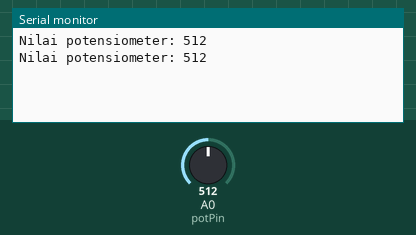
Simulated run of this sketch. Board: Arduino Uno, built with avr-gcc and run on an emulated ATmega328P. Parts: the last lines printed to the serial monitor. The test bench sets the inputs (shaded band); at power-on: A0 (potPin) = 512.

Above: at 1.8 s.
1.9 s: A0 (potPin) set to 716
At 2.7 s:
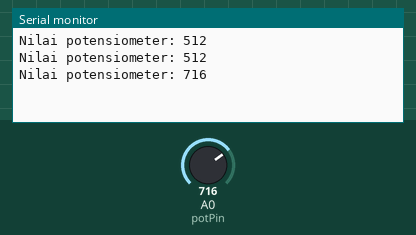
3.4 s: A0 (potPin) set to 900
At 4.8 s:
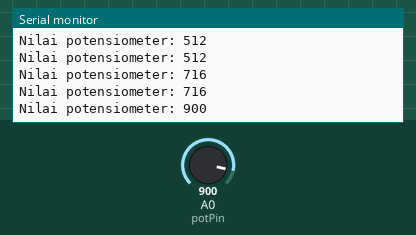
Timing chart, 0 to 6.4 s (numbered marks = the images above; inputs shaded):
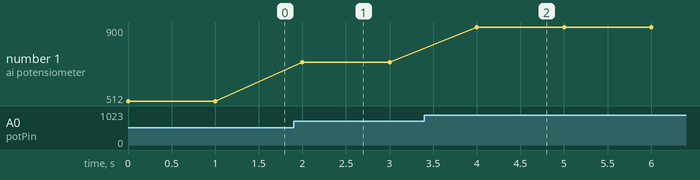

The sketch:

sketch_apr16b.ino
```cpp
// Definisikan pin potensiometer
const int potPin = A0;

void setup() {
  // Mulai komunikasi serial dengan kecepatan 9600 bps
  Serial.begin(9600);
}

void loop() {
  // Baca nilai analog dari potensiometer
  int sensorValue = analogRead(potPin);

  // Kirim nilai yang dibaca ke Serial Monitor
  Serial.print("Nilai potensiometer: ");
  Serial.println(sensorValue);

  // Tunda sebentar sebelum membaca nilai lagi
  delay(1000);
}
```

Measured:
- after the input at 1.9 s, the serial monitor: prints a new line after 0.10 s (image 1)
- after the input at 3.4 s, the serial monitor: prints a new line after 0.60 s (image 2)
- plotted number 1: 512 → 716 after the input at 1.9 s, 716 → 900 after the input at 3.4 s
